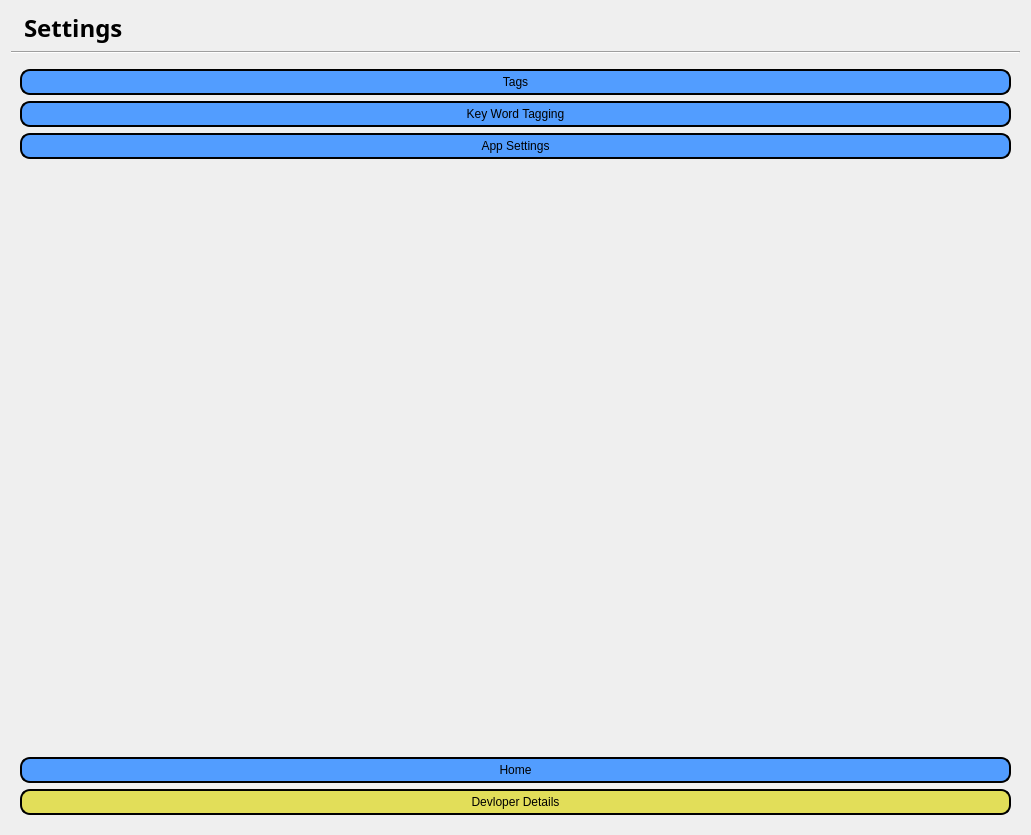
<?xml version="1.0" encoding="UTF-8"?>
<ui version="4.0">
 <class>Form</class>
 <widget class="QWidget" name="Form">
  <property name="geometry">
   <rect>
    <x>0</x>
    <y>0</y>
    <width>1031</width>
    <height>835</height>
   </rect>
  </property>
  <property name="windowTitle">
   <string>Form</string>
  </property>
  <layout class="QVBoxLayout" name="verticalLayout_3">
   <item>
    <layout class="QVBoxLayout" name="verticalLayout_2">
     <item>
      <layout class="QHBoxLayout" name="horizontalLayout_2">
       <item>
        <widget class="QLabel" name="label_SettingsImage">
         <property name="maximumSize">
          <size>
           <width>100</width>
           <height>100</height>
          </size>
         </property>
         <property name="text">
          <string/>
         </property>
         <property name="pixmap">
          <pixmap resource="../../images/icons_resource_file.qrc">:/button_icons/button_icons/Settings.ico</pixmap>
         </property>
         <property name="scaledContents">
          <bool>true</bool>
         </property>
        </widget>
       </item>
       <item>
        <widget class="QLabel" name="label">
         <property name="font">
          <font>
           <family>Arial Black</family>
           <pointsize>18</pointsize>
           <weight>75</weight>
           <bold>true</bold>
          </font>
         </property>
         <property name="text">
          <string>Settings</string>
         </property>
        </widget>
       </item>
       <item>
        <spacer name="horizontalSpacer">
         <property name="orientation">
          <enum>Qt::Horizontal</enum>
         </property>
         <property name="sizeHint" stdset="0">
          <size>
           <width>40</width>
           <height>20</height>
          </size>
         </property>
        </spacer>
       </item>
      </layout>
     </item>
     <item>
      <widget class="Line" name="line">
       <property name="orientation">
        <enum>Qt::Horizontal</enum>
       </property>
      </widget>
     </item>
    </layout>
   </item>
   <item>
    <widget class="QWidget" name="widget" native="true">
     <property name="styleSheet">
      <string notr="true">QPushButton{

	background-color:rgb(82, 157, 255);
	border-style: outset;
	border-width: 2px;
	border-radius: 10px;
	border-color: black;
	padding: 4px;
	
	font: 87 12pt &quot;Arial Black&quot;;

}</string>
     </property>
     <layout class="QVBoxLayout" name="verticalLayout">
      <item>
       <widget class="QPushButton" name="pushButton_Tags">
        <property name="text">
         <string>Tags</string>
        </property>
        <property name="icon">
         <iconset resource="../../images/icons_resource_file.qrc">
          <normaloff>:/button_icons/button_icons/tags.ico</normaloff>:/button_icons/button_icons/tags.ico</iconset>
        </property>
        <property name="iconSize">
         <size>
          <width>40</width>
          <height>40</height>
         </size>
        </property>
       </widget>
      </item>
      <item>
       <widget class="QPushButton" name="pushButton_keywordTagging">
        <property name="text">
         <string>Key Word Tagging</string>
        </property>
        <property name="icon">
         <iconset resource="../../images/icons_resource_file.qrc">
          <normaloff>:/button_icons/button_icons/lock.ico</normaloff>:/button_icons/button_icons/lock.ico</iconset>
        </property>
        <property name="iconSize">
         <size>
          <width>40</width>
          <height>40</height>
         </size>
        </property>
       </widget>
      </item>
      <item>
       <widget class="QPushButton" name="pushButton_ApplicationSettings">
        <property name="text">
         <string>App Settings</string>
        </property>
        <property name="icon">
         <iconset resource="../../images/icons_resource_file.qrc">
          <normaloff>:/button_icons/button_icons/Settings.ico</normaloff>:/button_icons/button_icons/Settings.ico</iconset>
        </property>
        <property name="iconSize">
         <size>
          <width>40</width>
          <height>40</height>
         </size>
        </property>
       </widget>
      </item>
      <item>
       <spacer name="verticalSpacer">
        <property name="orientation">
         <enum>Qt::Vertical</enum>
        </property>
        <property name="sizeHint" stdset="0">
         <size>
          <width>20</width>
          <height>421</height>
         </size>
        </property>
       </spacer>
      </item>
      <item>
       <widget class="QPushButton" name="pushButton_Home">
        <property name="text">
         <string>Home</string>
        </property>
        <property name="icon">
         <iconset resource="../../images/icons_resource_file.qrc">
          <normaloff>:/button_icons/button_icons/Home.ico</normaloff>:/button_icons/button_icons/Home.ico</iconset>
        </property>
        <property name="iconSize">
         <size>
          <width>40</width>
          <height>40</height>
         </size>
        </property>
       </widget>
      </item>
      <item>
       <widget class="QPushButton" name="pushButton_DeveloperDetails">
        <property name="styleSheet">
         <string notr="true">QPushButton{

	
	background-color: rgb(226, 222, 89);
	border-style: outset;
	border-width: 2px;
	border-radius: 10px;
	border-color: black;
	padding: 4px;
	
	font: 87 12pt &quot;Arial Black&quot;;

}</string>
        </property>
        <property name="text">
         <string>Devloper Details</string>
        </property>
        <property name="icon">
         <iconset resource="../../images/icons_resource_file.qrc">
          <normaloff>:/button_icons/button_icons/devloper.ico</normaloff>:/button_icons/button_icons/devloper.ico</iconset>
        </property>
        <property name="iconSize">
         <size>
          <width>50</width>
          <height>50</height>
         </size>
        </property>
       </widget>
      </item>
     </layout>
    </widget>
   </item>
  </layout>
 </widget>
 <resources>
  <include location="../../images/icons_resource_file.qrc"/>
 </resources>
 <connections/>
</ui>
